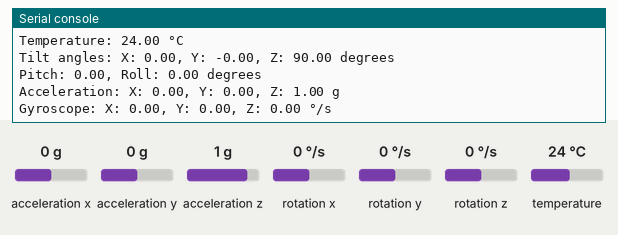
The program below on a simulated Raspberry Pi Pico running MicroPython. On the bench: the last lines printed to the serial console. Inputs (shaded band) come from the test bench; at power-on: acceleration x 0 g, acceleration y 0 g, acceleration z 1 g, rotation x 0 °/s, rotation y 0 °/s, rotation z 0 °/s, temperature 24 °C.

Above: at 1.3 s.
1.4 s: acceleration x set to -1.4 g
At 2.7 s:
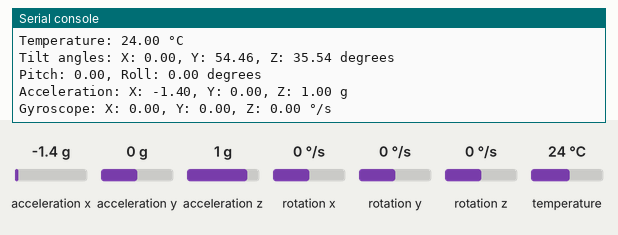
2.9 s: acceleration y set to -1.4 g
At 3.6 s:
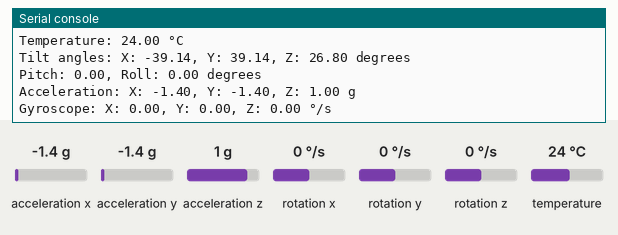
4.4 s: acceleration z set to -1.4 g
At 5.5 s:
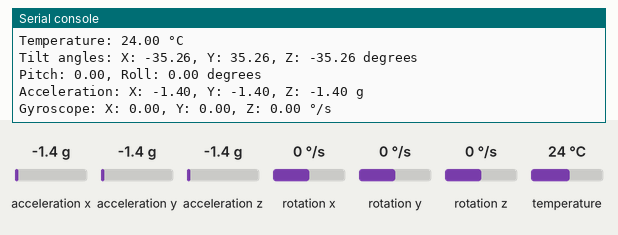
5.9 s: rotation x set to -192 °/s
At 6.5 s:
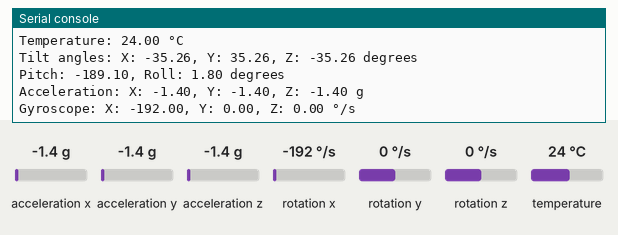
7.4 s: rotation y set to -192 °/s
At 9.0 s:
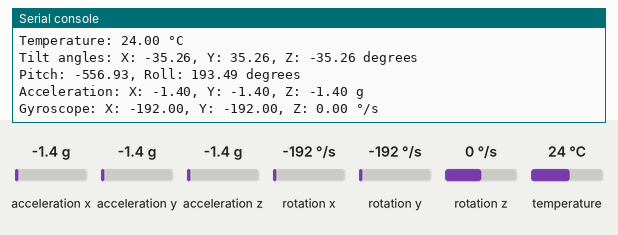
Timing chart, 0 to 9.9 s (numbered marks = the images above; inputs shaded):
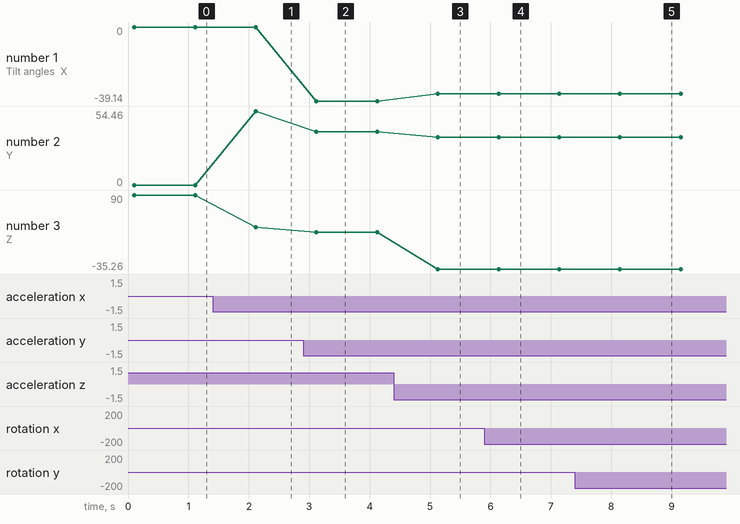

Measured:
- after the input at 1.4 s, the serial console: prints a new line after 0.71 s (image 1)
- after the input at 2.9 s, the serial console: prints a new line after 0.22 s (image 2)
- after the input at 4.4 s, the serial console: prints a new line after 0.73 s (image 3)
- after the input at 5.9 s, the serial console: prints a new line after 0.24 s (image 4)
- after the input at 7.4 s, the serial console: prints a new line after 0.75 s (image 5)
- plotted number 1: 0 → -39.14 after the input at 2.9 s, -39.14 → -35.26 after the input at 4.4 s
- plotted number 2: 0 → 54.46 after the input at 1.4 s, 54.46 → 39.14 after the input at 2.9 s, 39.14 → 35.26 after the input at 4.4 s
- plotted number 3: 90 → 35.54 after the input at 1.4 s, 35.54 → 26.8 after the input at 2.9 s, 26.8 → -35.26 after the input at 4.4 s

The program:

mpu60503.py
```python
from machine import Pin, I2C
import utime
import math

PWR_MGMT_1 = 0x6B
SMPLRT_DIV = 0x19
CONFIG = 0x1A
GYRO_CONFIG = 0x1B
ACCEL_CONFIG = 0x1C
TEMP_OUT_H = 0x41
ACCEL_XOUT_H = 0x3B
GYRO_XOUT_H = 0x43


def init_mpu6050(i2c, address=0x68):
    i2c.writeto_mem(address, PWR_MGMT_1, b'\x00')
    utime.sleep_ms(100)
    i2c.writeto_mem(address, SMPLRT_DIV, b'\x07')
    i2c.writeto_mem(address, CONFIG, b'\x00')
    i2c.writeto_mem(address, GYRO_CONFIG, b'\x00')
    i2c.writeto_mem(address, ACCEL_CONFIG, b'\x00')


def read_raw_data(i2c, addr, address=0x68):
    high = i2c.readfrom_mem(address, addr, 1)[0]
    low = i2c.readfrom_mem(address, addr + 1, 1)[0]
    value = high << 8 | low
    if value > 32768:
        value = value - 65536
    return value


def get_mpu6050_data(i2c):
    temp = read_raw_data(i2c, TEMP_OUT_H) / 340.0 + 36.53
    accel_x = read_raw_data(i2c, ACCEL_XOUT_H) / 16384.0
    accel_y = read_raw_data(i2c, ACCEL_XOUT_H + 2) / 16384.0
    accel_z = read_raw_data(i2c, ACCEL_XOUT_H + 4) / 16384.0
    gyro_x = read_raw_data(i2c, GYRO_XOUT_H) / 131.0
    gyro_y = read_raw_data(i2c, GYRO_XOUT_H + 2) / 131.0
    gyro_z = read_raw_data(i2c, GYRO_XOUT_H + 4) / 131.0

    return {
        'temp': temp,
        'accel': {
            'x': accel_x,
            'y': accel_y,
            'z': accel_z,
        },
        'gyro': {
            'x': gyro_x,
            'y': gyro_y,
            'z': gyro_z,
        }
    }


def calculate_tilt_angles(accel_data):
    x, y, z = accel_data['x'], accel_data['y'], accel_data['z']

    tilt_x = math.atan2(y, math.sqrt(x * x + z * z)) * 180 / math.pi
    tilt_y = math.atan2(-x, math.sqrt(y * y + z * z)) * 180 / math.pi
    tilt_z = math.atan2(z, math.sqrt(x * x + y * y)) * 180 / math.pi

    return tilt_x, tilt_y, tilt_z


def complementary_filter(pitch, roll, gyro_data, dt, alpha=0.98):
    pitch += gyro_data['x'] * dt
    roll -= gyro_data['y'] * dt

    pitch = alpha * pitch + (1 - alpha) * math.atan2(gyro_data['y'], math.sqrt(
        gyro_data['x'] * gyro_data['x'] + gyro_data['z'] * gyro_data['z'])) * 180 / math.pi
    roll = alpha * roll + (1 - alpha) * math.atan2(-gyro_data['x'], math.sqrt(
        gyro_data['y'] * gyro_data['y'] + gyro_data['z'] * gyro_data['z'])) * 180 / math.pi

    return pitch, roll


# Specify the SDA and SCL pins
sda_pin = Pin(18)  # replace with your actual pin number
scl_pin = Pin(19)  # replace with your actual pin number

# Create an I2C object with specified pins
i2c = I2C(1, scl=scl_pin, sda=sda_pin, freq=400000)

# Initialize MPU6050
init_mpu6050(i2c)

pitch = 0
roll = 0
prev_time = utime.ticks_ms()

try:
    while True:
        data = get_mpu6050_data(i2c)
        curr_time = utime.ticks_ms()
        dt = (curr_time - prev_time) / 1000

        tilt_x, tilt_y, tilt_z = calculate_tilt_angles(data['accel'])
        pitch, roll = complementary_filter(pitch, roll, data['gyro'], dt)

        prev_time = curr_time

        print("Temperature: {:.2f} °C".format(data['temp']))
        print("Tilt angles: X: {:.2f}, Y: {:.2f}, Z: {:.2f} degrees".format(tilt_x, tilt_y, tilt_z))
        print("Pitch: {:.2f}, Roll: {:.2f} degrees".format(pitch, roll))
        print("Acceleration: X: {:.2f}, Y: {:.2f}, Z: {:.2f} g".format(data['accel']['x'], data['accel']['y'],
                                                                       data['accel']['z']))
        print("Gyroscope: X: {:.2f}, Y: {:.2f}, Z: {:.2f} °/s".format(data['gyro']['x'], data['gyro']['y'],
                                                                      data['gyro']['z']))

        utime.sleep(1)

except KeyboardInterrupt:
    print("Program terminated by user")
```
